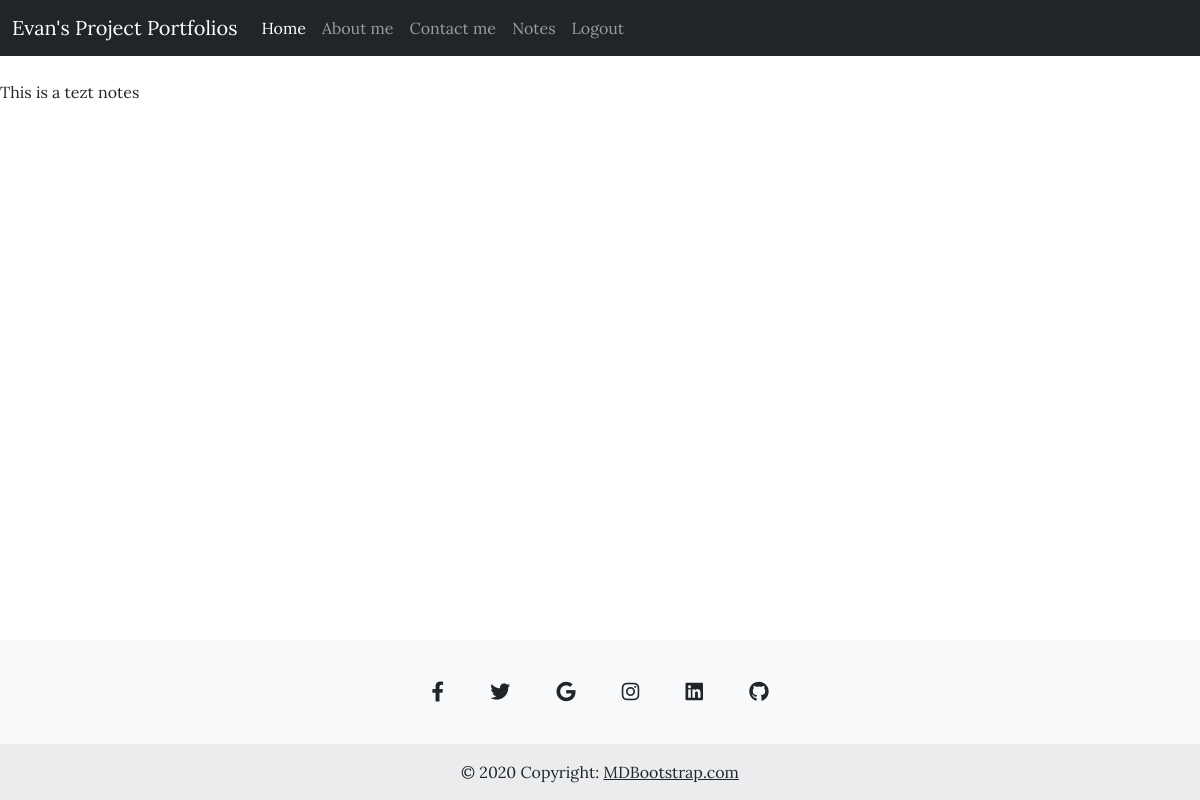
The page /note_content/1 (signed in) on the database as committed earlier.
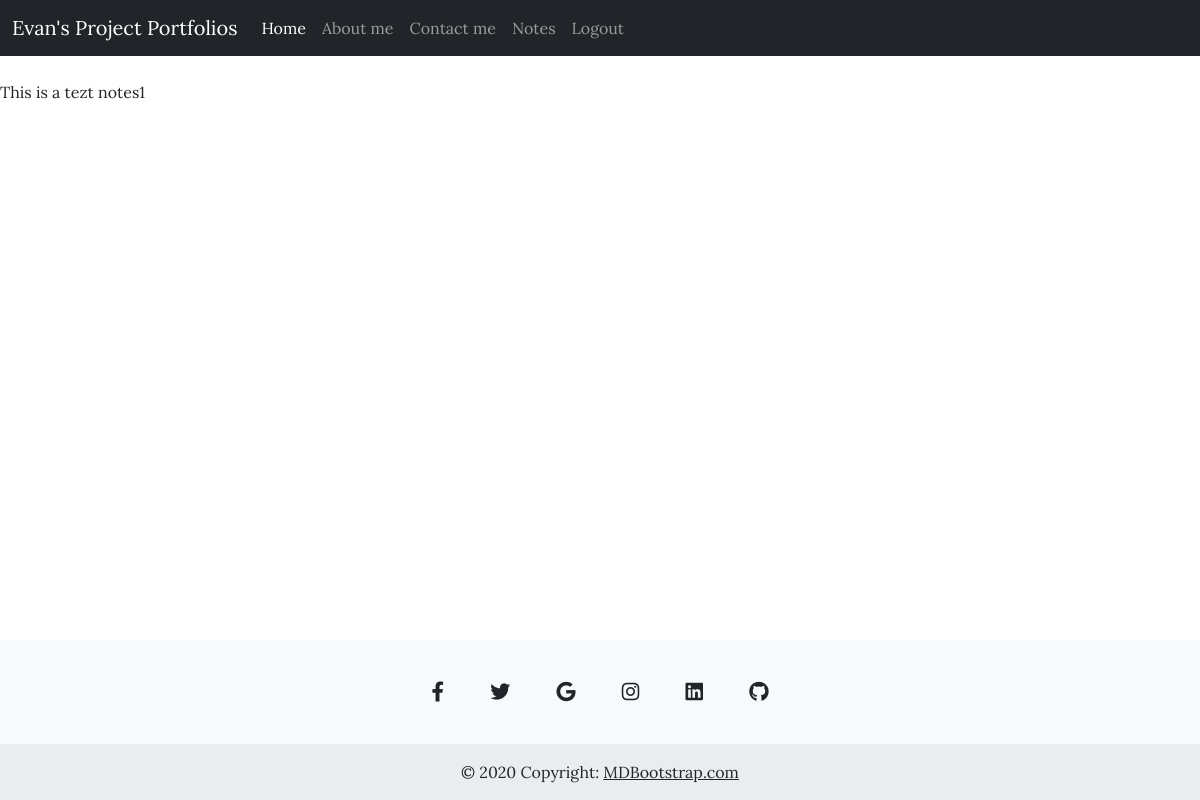
The same page on the database as committed later.
### application/notes/models.py (models this page shows)
class Notes(db.Model):
    __tablename__ = 'notes'
    id: Mapped[int] = mapped_column(Integer, primary_key=True)
    date: Mapped[str] = mapped_column(String(1000), nullable=False)
    title: Mapped[str] = mapped_column(String(120), nullable=False)
    body: Mapped[str] = mapped_column(String(1000), nullable=False)
    user_id:Mapped[int] = mapped_column(ForeignKey('users.id', name='fk_notes_user_id'), nullable=True)
    users:Mapped['Users'] = relationship(back_populates='notes')

### application/notes/routes.py (the view)
@notes_bp.route('/note_content/<int:note_id>', methods = ['GET','POST'])
@login_required
def notes_content(note_id):
    note_to_view = db.session.execute(db.select(Notes).where(Notes.id == note_id)).scalar()
    return render_template('view_note_content.html', notes = note_to_view)

### application/extensions.py (called while the page is built)
@login_manager.user_loader
def load_user(user_id):
    return db.get_or_404(Users, user_id)

### application/notes/templates/view_note_content.html (shortened to what this page needs)
{% extends 'base.html' %}
{% block content %} <div><span style="padding-bottom:500px;">{{ notes.body | safe }}</span></div> {% endblock %}

Rows that differ between the two databases and show on the page:
changed Notes: body "This is a tezt notes" → "This is a tezt notes1"
